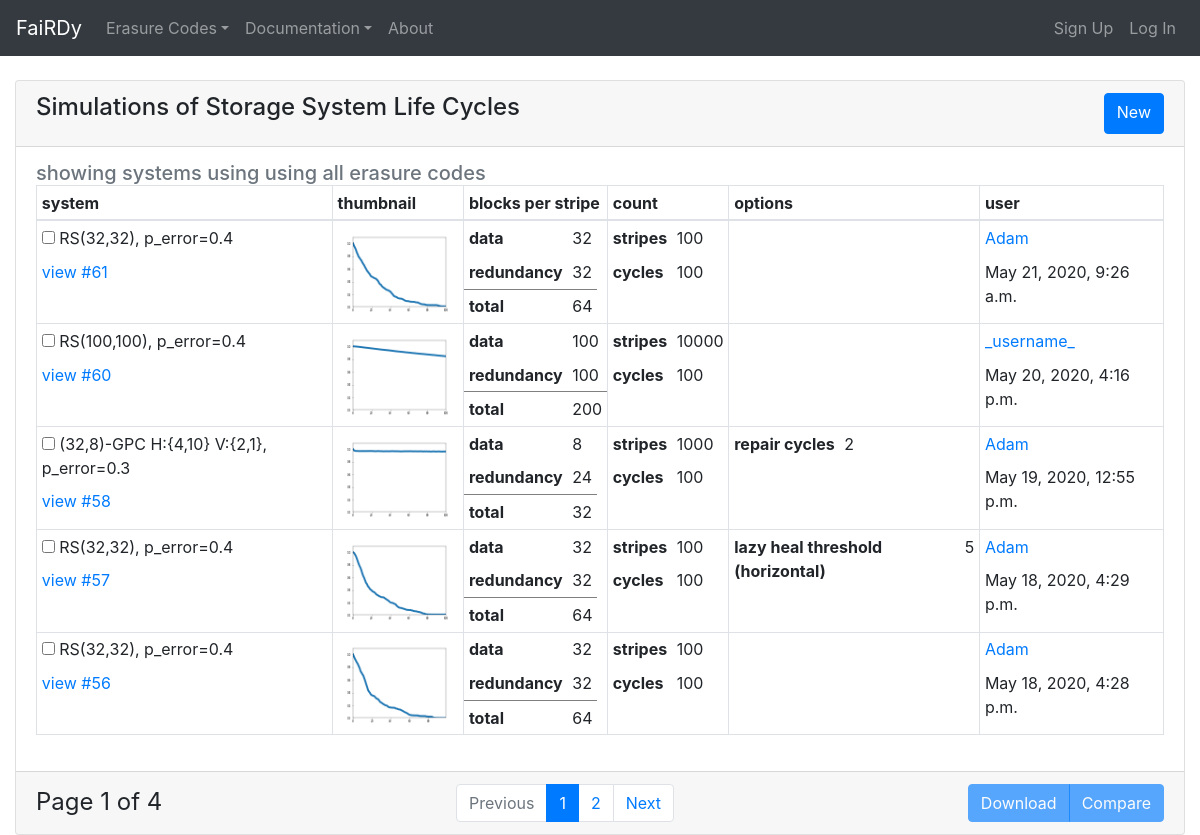
The page / on the database its author committed.
### fairdy/models.py (models this page shows, shortened)
class Simulation(models.Model):
    class Codes(models.TextChoices):
        REPLICATION = 'REP'
        REED_SOLOMON = 'RS'
        GENERALIZED_PYRAMID = 'GP'
    class StorageLocationModes(models.TextChoices):
        RANDOM = 'random'
        EQUAL_SHUFFLE = 'equal_shuffle'
        HASH_BLOCK_INDEX = 'hash_block_index'
    code_type = models.CharField(
        'Erasure Code',
        max_length=10,
        choices=Codes.choices
    )
    k_value = models.PositiveIntegerField(
        '(k) data blocks per stripe',
        validators=[MinValueValidator(1)]
    )
    m_value = models.PositiveIntegerField(
        '(m) redundancy blocks per stripe',
        validators=[MinValueValidator(1)]
    )
    n_value = models.PositiveIntegerField(
        '(n) total blocks per stripe',
        validators=[MinValueValidator(1)]
    )
    num_stripes = models.PositiveIntegerField(
        'stripes per simulation',
        validators=[MinValueValidator(1)]
    )
    num_cycles = models.PositiveIntegerField(
        'number of cycles',
        validators=[MinValueValidator(1)]
    )
    p_error = models.FloatField(
        '(p_error) probability of block failure',
        validators=[MinValueValidator(0), MaxValueValidator(1)]
    )
    storage_location_mode = models.CharField(
        max_length=50,
        choices=StorageLocationModes.choices,
        blank=True,
        null=True
    )
    num_storage_locations = models.PositiveIntegerField(
        'Number of storage locations',
        validators=[MinValueValidator(1)]
    )
    lazy_heal_threshold = models.PositiveIntegerField(
        default=1,  # '1' for for eager heal, for GPC sims this field holds the horiz. threshold, vert. is on GPC model
        validators=[MinValueValidator(1)]
    )
    start_time = models.DateTimeField()
    end_time = models.DateTimeField(null=True)
    fairdy_user = models.ForeignKey(
        FairdyUser,
        on_delete=models.SET_NULL,
        null=True
    )
    view_count = models.PositiveIntegerField(default=0, blank=True)
    def __str__(self):
        if self.code_type == self.Codes.REED_SOLOMON:
            return 'RS({},{}), p_error={}'.format(self.k_value, self.m_value, self.p_error)
        elif self.code_type == self.Codes.GENERALIZED_PYRAMID:
            return '({},{})-GPC H:{{{},{}}} V:{{{},{}}}, p_error={}'.format(
                self.n_value,
                self.k_value,
                self.pyramidsimulation.k_horizontal,
                self.pyramidsimulation.m_horizontal,
                self.pyramidsimulation.k_vertical,
                self.pyramidsimulation.m_vertical,
                self.p_error
            )
        elif self.code_type == self.Codes.REPLICATION:
            return 'REP {} copies, p_error={}'.format(self.m_value, self.p_error)
        else:
            self.__str__()
    def num_blocks_in_system(self):
        return self.n_value * self.num_stripes
    def get_thumbnail(self):
        max_cycle_count = self.cycle_set.count()
        y = self.cycle_set.values_list('block_availability_factor', flat=True)
        x = range(0, max_cycle_count)
        pyplot.plot(x, y, linewidth=7)
        pyplot.xlim(0, max_cycle_count - 1)
        pyplot.ylim(0, 1.1)
        buf = BytesIO()
        pyplot.savefig(buf, format='png', dpi=20)
        pyplot.close()
        return base64.b64encode(buf.getvalue()).decode('utf-8').replace('\n', '')

class PyramidSimulation(models.Model):
    simulation = models.OneToOneField(Simulation, on_delete=models.CASCADE)
    num_repair_cycles = models.IntegerField(
        'repair steps per cycle',
        choices=[(1, 1), (2, 2), (3, 3)],
        default=2
    )
    k_horizontal = models.PositiveIntegerField(
        '(k_1) data blocks in horizontal direction',
    )
    m_horizontal = models.PositiveIntegerField(
        '(m_1) redundancy blocks in horizontal direction',
    )
    k_vertical = models.PositiveIntegerField(
        '(k_2) data blocks in vertical direction',
    )
    m_vertical = models.PositiveIntegerField(
        '(m_2) redundancy blocks in vertical direction',
    )
    lazy_heal_threshold_ver = models.PositiveIntegerField(
        default=1,  # default '1' for for eager heal
        validators=[MinValueValidator(1)]
    )

### fairdy/views.py (the view)
# urls.py: path('', index, name='index'),
def index(request, code_type=None):
    if code_type is not None:
        installed_codes = [item.name for item in Simulation.Codes]
        code_type = code_type.upper()
        if code_type not in installed_codes:
            raise Http404()
        else:
            request.code_type = Simulation.Codes[code_type]
            sim_list = Simulation.objects.filter(code_type=request.code_type)
    else:
        sim_list = Simulation.objects.all()
        if 'username' in request.GET:
            fairdy_user = FairdyUser.objects.get(user__username=request.GET['username'])
            sim_list = sim_list.filter(fairdy_user=fairdy_user)
    paginator = Paginator(sim_list.order_by('-id'), 5)
    page_number = request.GET.get('page')
    page_obj = paginator.get_page(page_number)
    return render(request, 'index.html', {'page_obj': page_obj})

### web/context_processors.py (called while the page is built)
def get_installed_codes(request):
    return {
        'installed_codes': Simulation.Codes
    }

### fairdy/templates/index.html (shortened to what this page needs)
{% extends "base.html" %}
{% block content %}
    <div class="row">
        <div class="col">
            {% include 'list.html' %}
        </div>
    </div>
{% endblock %}

### fairdy/templates/list.html (shortened to what this page needs)
{% block content %}
    <div class="card">
        <div class="card-header d-flex justify-content-between">
            <h4 class="card-title">Simulations of Storage System Life Cycles</h4>
            <a class="btn btn-primary" href="{% url 'fairdy:run_simulation' %}{% if request.code_type %}?code_type={{ request.code_type }}{% endif %}">New</a>
        </div>
        <div class="card-body">
            <h5 class="card-subtitle text-muted">
                {% if 'username' in request.GET %}
                    showing systems ran by {{ request.GET.username }}
                {% elif not request.code_type %}
                    showing systems using using all erasure codes
                {% else %}
                    showing systems using {{ request.code_type.label}} erasure codes
                {% endif %}
            </h5>
            <table class="table table-sm table-bordered">
            <thead>
                <tr>
                    <th>system</th>
                    <th>thumbnail</th>
                    <th>blocks per stripe</th>
                    <th>count</th>
                    <th>options</th>
                    <th>user</th>
                </tr>
            </thead>
            <tbody>
            {% for simulation in page_obj %}
                <tr>
                    <td class="internal_cell">
                        <table class="internal_table">
                            <tr><td><input type="checkbox" id="checkboxid_{{ simulation.id }}"> {{ simulation }}</td></tr>
                            <tr><td><a href="{% url 'fairdy:visualize' %}?id={{ simulation.id }}">view #{{ simulation.id }}</a></td></tr>
                        </table>
                    </td>
                    <td>
                        <img class="img-fluid">
                    </td>
                    <td class="internal_cell">
                        <table class="internal_table">
                            <tr><th>data</th><td>{{ simulation.k_value }}</td></tr>
                            <tr><th>redundancy</th><td>{{ simulation.m_value }}</td></tr>
                            <tr style="border-top: 1px solid gray"><th>total</th><td>{{ simulation.n_value }}</td></tr>
                        </table>
                    </td>
                    <td class="internal_cell">
                        <table class="internal_table">
                            <tr><th>stripes</th><td>{{ simulation.num_stripes }}</td></tr>
                            <tr><th>cycles</th><td>{{ simulation.num_cycles }}</td></tr>
                        </table>
                    </td>
                    <td class="internal_cell">
                        <table class="internal_table">
                            {% if simulation.lazy_heal_threshold != 1 %}
                            <tr><th>lazy heal threshold (horizontal)</th><td>{{ simulation.lazy_heal_threshold }}</td></tr>
                            {% endif %}
                            {% if simulation.pyramidsimulation %}
                            <tr><th>repair cycles</th><td>{{ simulation.pyramidsimulation.num_repair_cycles }}</td></tr>
                            {% endif %}
                        </table>
                    </td>
                    <td class="internal_cell">
                        <table class="internal_table">
                            {% with username=simulation.fairdy_user.user.username %}
                            <td><a href="{% url 'fairdy:index' %}?username={{ username }}">{{ username }}</a></td>
                            {% endwith %}
                            <tr><td>{{ simulation.end_time }}</td></tr>
                        </table>
                    </td>
                </tr>
            {% endfor %}
            </tbody>
        </table>
        </div>
        <div class="card-footer d-flex justify-content-between">
            <div class="d-inline-flex">
                <span style="font-size: 1.5em">
                    Page {{ page_obj.number }} of {{ page_obj.paginator.num_pages }}
                </span>
            </div>
            <nav class="d-inline-flex">
                <ul class="pagination m-0 ">
                    {% if page_obj.has_previous %}
                        <li class="page-item">
                            <a class="page-link" href="?page={{ page_obj.previous_page_number }}">Previous</a>
                        </li>
                        <li class="page-item">
                            <a class="page-link" href="?page={{ page_obj.previous_page_number }}">{{ page_obj.previous_page_number }}</a>
                        </li>
                    {% else %}
                        <li class="page-item disabled">
                            <a class="page-link" href="#" tabindex="-1">Previous</a>
                        </li>
                    {% endif %}
                    <li class="page-item active" aria-current="page">
                        <a class="page-link" href="#">{{ page_obj.number }}</a>
                    </li>
                    {% if page_obj.has_next %}
                        <li class="page-item">
                            <a class="page-link" href="?page={{ page_obj.next_page_number }}">{{ page_obj.next_page_number }}</a>
                        </li>
                        <li class="page-item">
                            <a class="page-link" href="?page={{ page_obj.next_page_number }}">Next</a>
                        </li>
                    {% else %}
                        <li class="page-item disabled">
                            <a class="page-link" href="#" tabindex="-1">Next</a>
                        </li>
                    {% endif %}
                </ul>
            </nav>
            <div class="btn-group">
                <a class="btn btn-primary disabled" href="{% url 'fairdy:get_csv' %}" id="download_button">Download</a>
                <a class="btn btn-primary disabled" href="{% url 'fairdy:visualize' %}" id="compare_button">Compare</a>
            </div>
        </div>
    </div>
{% endblock %}

### templates/base.html (style rules this page uses)
body { padding-top: 5rem; }

### fairdy/templates/list.html (style rules this page uses)
.internal_table { border-collapse: collapse; padding: 0; }
.internal_table tr td, .internal_table tr th { border: 0; }
td.internal_cell { padding: 0; }

### rows shown on the page
Simulation: code_type+k_value+m_value "RS(32,32), p_error=0.4", id "61", k_value "32", m_value "32", n_value "64", num_stripes "100", num_cycles "100", fairdy_user.user.username "Adam", end_time "May 21, 2020, 9:26 a.m."
Simulation: code_type+k_value+m_value "RS(100,100), p_error=0.4", id "60", k_value "100", m_value "100", n_value "200", num_stripes "10000", num_cycles "100", fairdy_user.user.username "_username_", end_time "May 20, 2020, 4:16 p.m."
Simulation: code_type+n_value+k_value "(32,8)-GPC H:{4,10} V:{2,1}, p_error=0.3", id "58", k_value "8", m_value "24", n_value "32", num_stripes "1000", num_cycles "100", pyramidsimulation.num_repair_cycles "2", fairdy_user.user.username "Adam", end_time "May 19, 2020, 12:55 p.m."
Simulation: code_type+k_value+m_value "RS(32,32), p_error=0.4", id "57", k_value "32", m_value "32", n_value "64", num_stripes "100", num_cycles "100", lazy_heal_threshold "5", fairdy_user.user.username "Adam", end_time "May 18, 2020, 4:29 p.m."
Simulation: code_type+k_value+m_value "RS(32,32), p_error=0.4", id "56", k_value "32", m_value "32", n_value "64", num_stripes "100", num_cycles "100", fairdy_user.user.username "Adam", end_time "May 18, 2020, 4:28 p.m."

### other values the page prints
{{ page_obj.number }} "1"
{{ page_obj.paginator.num_pages }} "4"
{{ page_obj.next_page_number }} "2"
